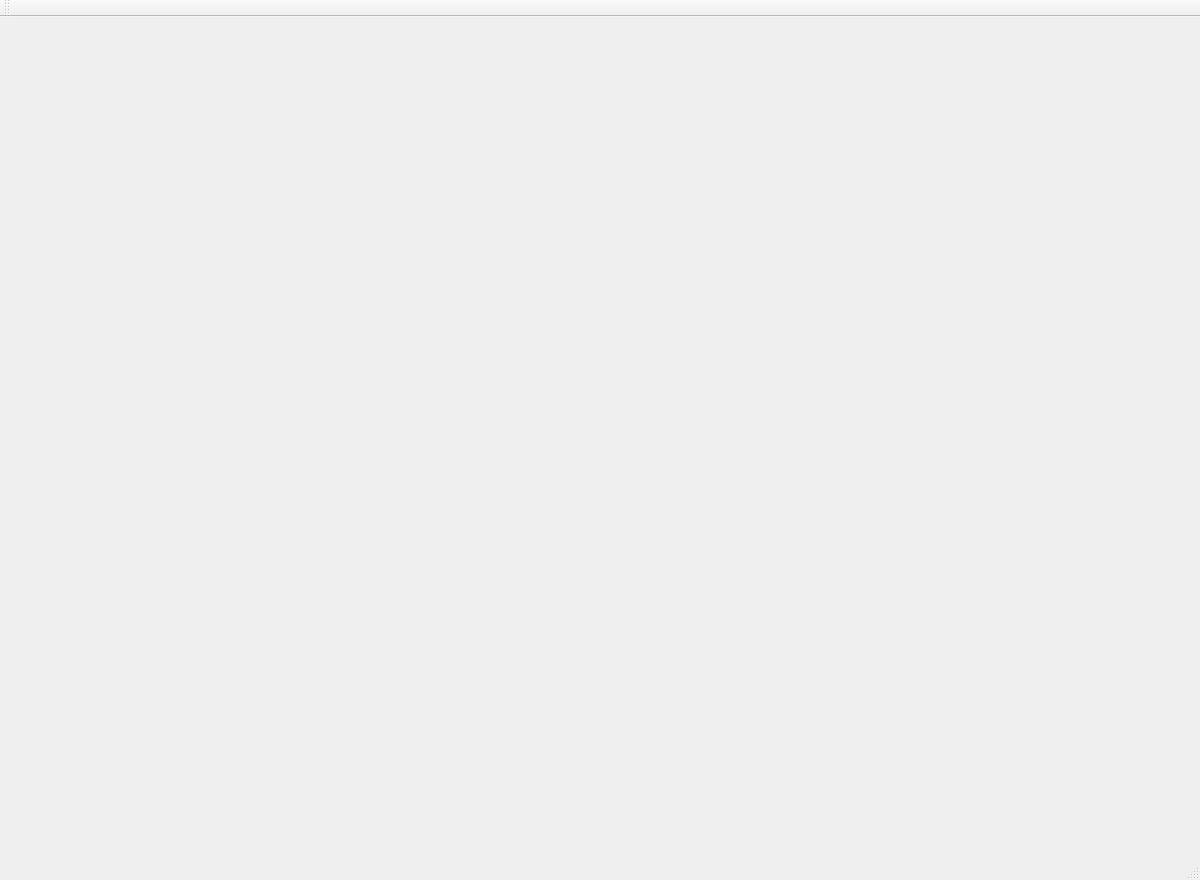
<?xml version="1.0" encoding="UTF-8"?>
<ui version="4.0">
 <class>MainWindow</class>
 <widget class="QMainWindow" name="MainWindow">
  <property name="geometry">
   <rect>
    <x>0</x>
    <y>0</y>
    <width>1200</width>
    <height>880</height>
   </rect>
  </property>
  <property name="windowTitle">
   <string>MainWindow</string>
  </property>
  <widget class="QWidget" name="centralWidget"/>
  <widget class="QMenuBar" name="menuBar">
   <property name="geometry">
    <rect>
     <x>0</x>
     <y>0</y>
     <width>1200</width>
     <height>22</height>
    </rect>
   </property>
  </widget>
  <widget class="QStatusBar" name="statusBar"/>
  <widget class="QToolBar" name="mainToolBar">
   <attribute name="toolBarArea">
    <enum>TopToolBarArea</enum>
   </attribute>
   <attribute name="toolBarBreak">
    <bool>false</bool>
   </attribute>
  </widget>
 </widget>
 <layoutdefault spacing="6" margin="11"/>
 <resources/>
 <connections/>
</ui>
